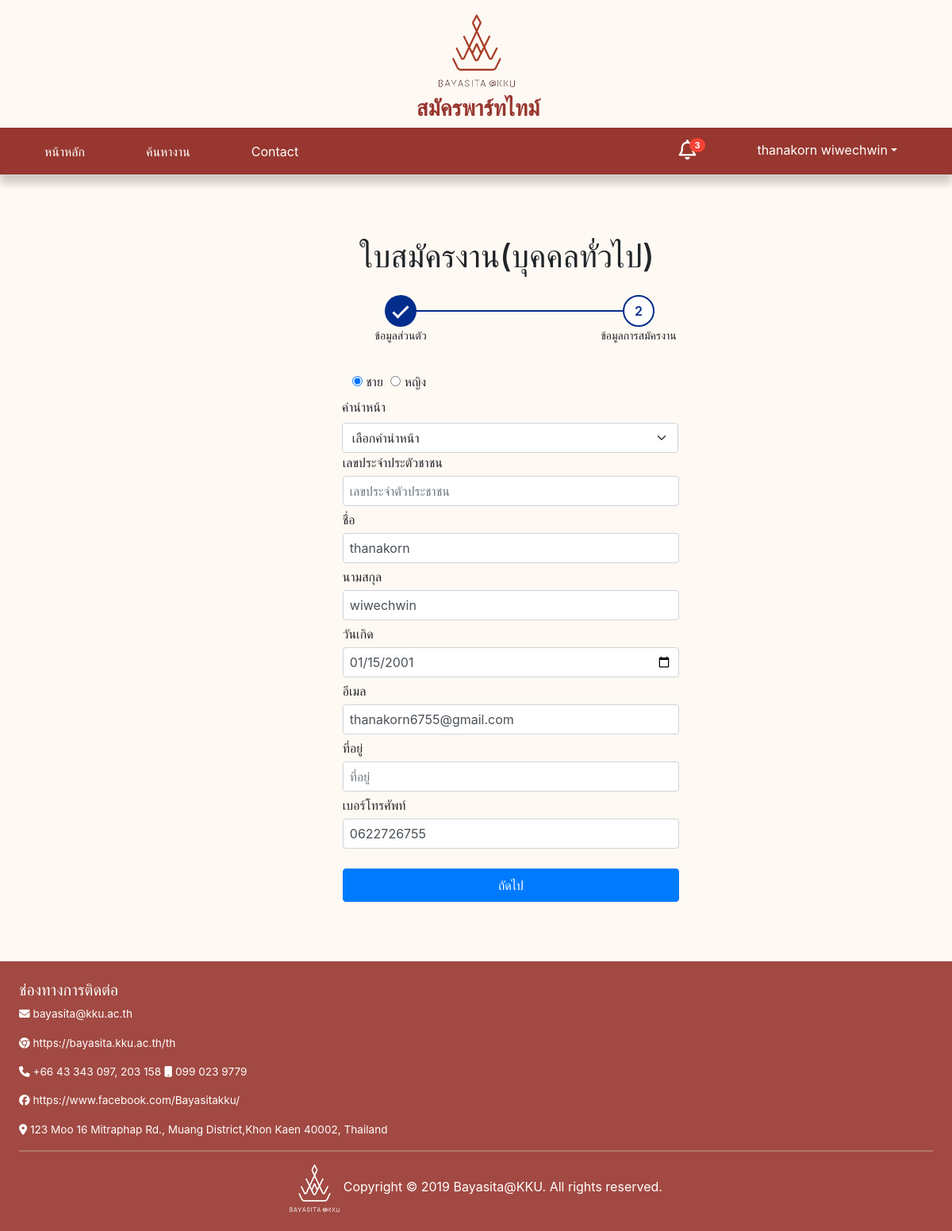
Screenshot of /user_appli_guest.php (signed in) with the database file from the repository.
### tables this page shows
CREATE TABLE `user` (
  `User_id` int(10) NOT NULL,
  `User_username` varchar(30) NOT NULL,
  `User_Password` varchar(50) NOT NULL,
  `User_Fname` varchar(50) NOT NULL,
  `User_Lname` varchar(50) NOT NULL,
  `User_Tel` varchar(10) NOT NULL,
  `User_Email` varchar(50) NOT NULL,
  `User_Birthday` date NOT NULL,
  `Usertype_Id` int(1) NOT NULL
);

### user_appli_guest.php (the view, shortened to what this page needs)
<!DOCTYPE html>
<html lang="en">
<head>
    <link rel="stylesheet" href="./css/user_application.css">
    <link href="./css/user_appli_guest.css" rel="stylesheet">
    <link href="https://cdn.jsdelivr.net/npm/bootstrap@5.1.3/dist/css/bootstrap.min.css" rel="stylesheet">
    <link href="https://cdn.jsdelivr.net/npm/bootstrap@5.1.3/dist/css/bootstrap.min.css" rel="stylesheet">
</head>
<body>
    <?php
    include "./user_navbar.php";
    include('./config/db.php');
    $User_username=$_SESSION['username'];
    $query = mysqli_query($conn, "select * from user where User_username='$User_username' ");
    $row = mysqli_fetch_array($query);
    extract($row);
    ?>
    <div class="applybox">
        <h1 id="headline">ใบสมัครงาน(บุคคลทั่วไป)</h1>
        <form id="applyform" method="POST" action="./adforms.php" enctype="multipart/form-data">
            <section class="step-wizard">
                <ul class="step-wizard-list">
                    <li id="Onestep" class="step-wizard-item">
                        <span class="progress-count">1</span>
                        <span class="progress-label">ข้อมูลส่วนตัว</span>
                    </li>
                    <li id="Twostep" class="step-wizard-item  current-item">
                        <span class="progress-count">2</span>
                        <span class="progress-label">ข้อมูลการสมัครงาน</span>
                    </li>
                </ul>
            </section>
            <div class="form-outer" style="overflow: visible;">
                <div id="stepOne" class="row">
                    <div>
                        <input type="radio" id="huey" name="gen" value="ชาย" checked>
                        <label for="huey">ชาย</label>
                        <input type="radio" id="dewey" name="gen" value="หญิง">
                        <label for="dewey">หญิง</label>
                    </div>
                    <div class="jobtype">
                        <label for="jobtype" class="form-label">คำนำหน้า</label>
                        <select class="form-select" name="prefix" aria-label="Default select example">
                            <option selected>เลือกคำนำหน้า</option>
                        </select>
                    </div>
                    <div class="des_input">เลขประจำประตัวชาชน</div>
                    <input class="sqr-input col-12 form-control" type="text" placeholder="เลขประจำตัวประชาชน" name="cardid" required maxlength="13">
                    <div class="des_input">ชื่อ</div>
                    <input class="sqr-input col-12 form-control" type="text" value="<?php echo $row['User_Fname']; ?>" placeholder="ชื่อ" name="fname" required/>
                    <div class="des_input">นามสกุล</div>
                    <input class="sqr-input col-12 form-control" type="text"  value="<?php echo $row['User_Lname']; ?>" placeholder="นามสกุล" name="lname" required/>
                    <div class="des_input">วันเกิด</div>
                    <input class="sqr-input col-12 form-control" type="date" value="<?php echo $row['User_Birthday']; ?>" placeholder="วันเกิด" name="bd" required/>
                    <div class="des_input">อีเมล</div>
                    <input class="sqr-input col-12 form-control" type="email" value="<?php echo $row['User_Email']; ?>" placeholder="อีเมล" name="mail" required/>
                    <div class="des_input">ที่อยู่</div>
                    <input class="sqr-input col-12 form-control" type="text" placeholder="ที่อยู่" name="ad" required/>
                    <div class="des_input">เบอร์โทรศัพท์</div>
                    <input name="tel" class="sqr-input col-12 form-control" type="text"  value="<?php echo $row['User_Tel']; ?>" placeholder="เบอร์โทรศัพท์" name="tel" pattern="[0-9]{10}" title="กรุณากรอกเบอร์โทรศัพท์ หมายเลข (0-9) จำนวน 10 ตัว" required maxlength="10"/>
                    <input type="button" name="next" class=" btn btn-primary action-button" value="ถัดไป" onclick="nextbtn()" id="next">
                </div>
            </div>
        </form>
    </div>
    <footer>
        <h5> ช่องทางการติดต่อ</h5>
        <p> <i class="fa-solid fa-envelope"></i> bayasita@kku.ac.th </p>
        <p> <i class="fa-brands fa-chrome"></i> https://bayasita.kku.ac.th/th </p>
        <p> <i class="fa-solid fa-phone"></i> +66 43 343 097, 203 158 <i class="fa-solid fa-mobile"></i> 099 023 9779 </p>
        <p> <i class="fa-brands fa-facebook"></i> https://www.facebook.com/Bayasitakku/ </p>
        <p> <i class="fa-solid fa-location-dot"></i> 123 Moo 16 Mitraphap Rd., Muang District,Khon Kaen 40002, Thailand </p>
        <hr>
        <div class="ft">
            <img src="./img/bayasitaW.png" alt="">
            Copyright © 2019 Bayasita@KKU. All rights reserved.
        </div>
    </footer>
</body>
</html>

### css/user_application.css (style rules this page uses)
* { margin: 0; }
body { justify-content: center; font-family: sans-serif; }
#headline { text-align: center; }
.step-wizard { width: 100%; display: flex; justify-content: center; align-items: center; margin-top: 25px; }
.step-wizard-list { list-style-type: none; display: flex; position: relative; z-index: 10; }
.step-wizard-item { padding: 10px 10px; flex-basis: 0; -webkit-box-flex: 1; -ms-flex-positive:1; flex-grow: 1; max-width: 100%; display: flex; flex-direction: column; text-align: center; min-width: 300px; position: relative; }
.step-wizard-item + .step-wizard-item:after { content: ""; position: absolute; left: 0; top: 19px; background: #022D8C; width: 100%; height: 2px; transform: translateX(-50%); z-index: -10; }
.progress-count { height: 20px; width:20px; display: flex; align-items: center; justify-content: center; border-radius: 50%; font-weight: 600; margin: 0 auto; position: relative; z-index:10; color: transparent; }
.progress-count:after { content: ""; height: 40px; width: 40px; background: #022D8C; position: absolute; left: 50%; top: 50%; transform: translate(-50%, -50%); border-radius: 50%; z-index: -10; }
.progress-count:before { content: ""; height: 10px; width: 20px; border-left: 3px solid #fff; border-bottom: 3px solid #fff; position: absolute; left: 50%; top: 50%; transform: translate(-50%, -60%) rotate(-45deg); transform-origin: center center; }
.progress-label { font-size: 14px; margin-top: 10px; }
.current-item .progress-count:before, .current-item ~ .step-wizard-item .progress-count:before { display: none; }
.current-item .progress-count:after { background: #fff; border: 2px solid #022D8C; }
.current-item .progress-count { color: #022D8C; }
.applybox { margin:78px 68px 10px 146px ; }
.form-outer { padding: 10px 30% !important; }
#stepOne input { margin: 5px auto; margin-left: 5px; padding: .5rem; }
.des_input { margin: 0 !important; padding: 0 0 0 5px !important; }
.action-button { margin-top: 20px !important; }
.jobtype { padding: 0 !important; margin-left: 4px; }
footer { margin-top: 5%; text-align: center end; padding: 2%; background-color: #97372f; color: white; box-shadow: 0 10px 10px rgba(0, 0, 0, 0.2); opacity: 0.9; }
footer p { font-size: 85%; }
.ft { text-align: center; }
.ft img { height: 60px; }

### css/user_navbar.css (style rules this page uses)
body { background: #fff9f3 !important; margin: 0; font-family: sans-serif; }

### rows the page displays
user: fname "thanakorn", lname "wiwechwin", bd "01/15/2001", mail "thanakorn6755@gmail.com", tel "0622726755"

### other values shown
$_SESSION['name'] "thanakorn wiwechwin"
